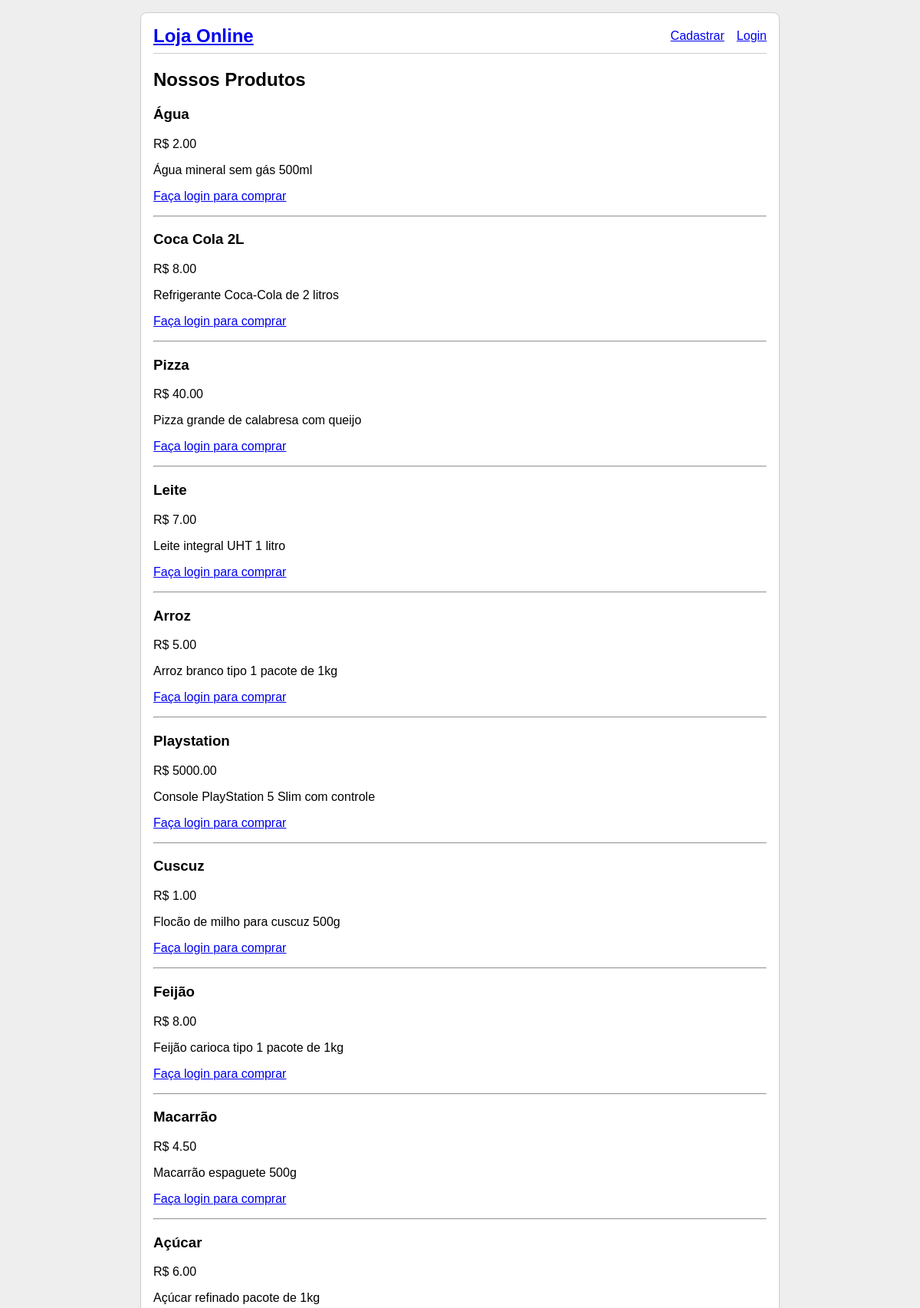
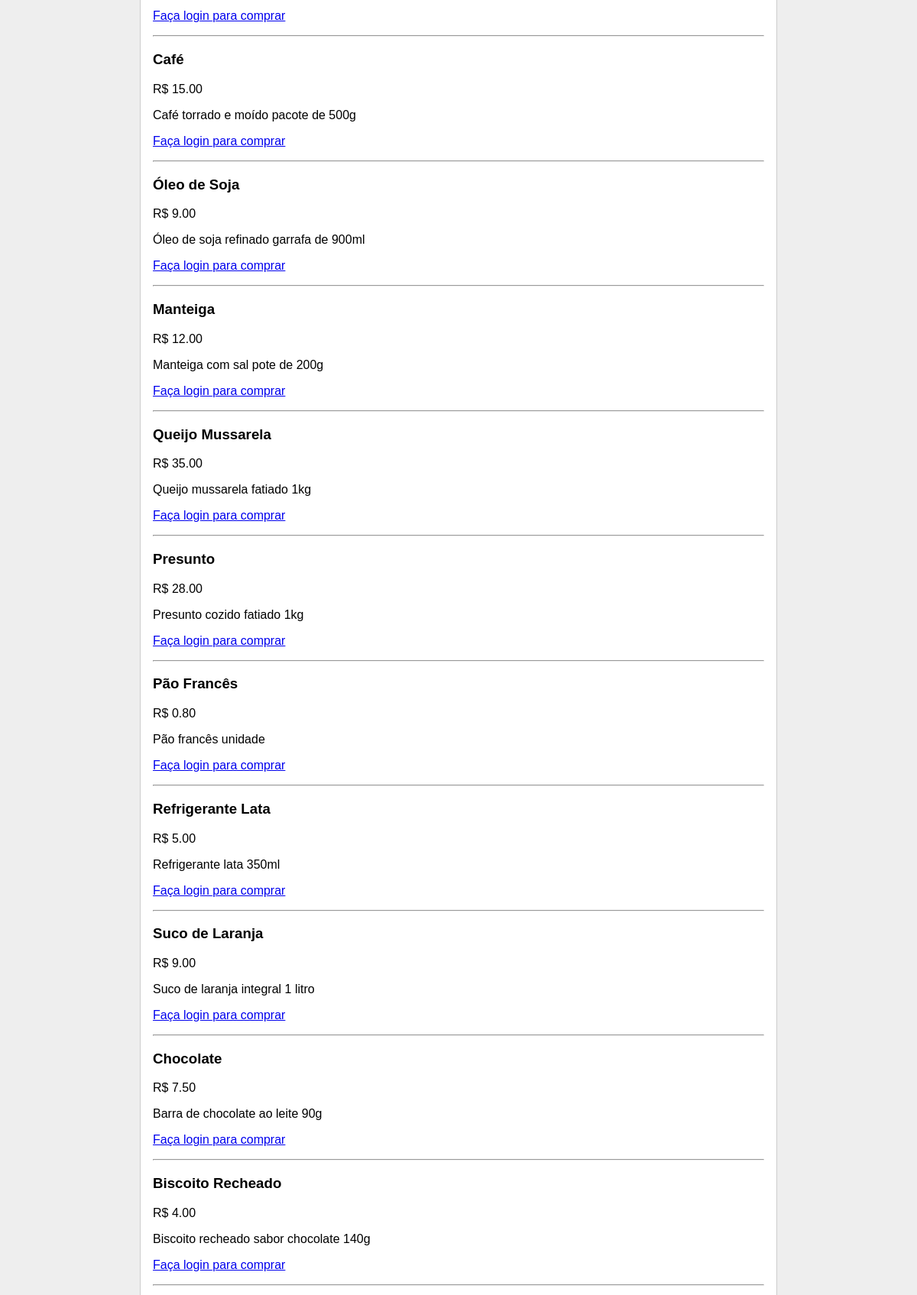
The page / (upper part) on the database its author committed (2 pictures, top to bottom).
### tables this page shows
CREATE TABLE product (
  id INTEGER PRIMARY KEY AUTOINCREMENT,
  name TEXT NOT NULL,
  description TEXT NOT NULL,
  price REAL NOT NULL
);

### app/shop.py (the view)
@bp.route('/')
def index():
    db = get_db()
    products = db.execute(
        'SELECT id, name, description, price FROM product'
    ).fetchall()
    return render_template('shop/index.html', products=products)

### app/auth.py (called while the page is built)
@bp.before_app_request
def load_logged_in_user():
    user_id = session.get('user_id')
    if user_id is None:
        g.user = None
    else:
        g.user = get_db().execute(
            'SELECT * FROM user WHERE id = ?', (user_id,)
        ).fetchone()

### app/db.py (called while the page is built)
def get_db():
    if 'db' not in g:
        g.db = sqlite3.connect(
            current_app.config['DATABASE'],
            detect_types=sqlite3.PARSE_DECLTYPES
        )
        g.db.row_factory = sqlite3.Row
    return g.db

### app/templates/shop/index.html (shortened to what this page needs)
{% extends 'base.html' %}
{% block header %}
  <h1>Nossos Produtos</h1>
{% endblock %}
{% block content %}
  <div class="products-grid">
    {% for product in products %}
      <article class="product">
        <header>
          <h3>{{ product['name'] }}</h3>
          <div class="price">R$ {{ "%.2f"|format(product['price']) }}</div>
        </header>
        <p>{{ product['description'] }}</p>
        {% if g.user %}
          <form action="#" method="post">
            <input type="hidden" name="product_id" value="{{ product['id'] }}">
            <input type="number" name="quantity" value="1" min="1" style="width: 60px;">
            <input type="submit" value="Adicionar ao Carrinho">
          </form>
        {% else %}
          <p><a href="{{ url_for('auth.login') }}">Faça login para comprar</a></p>
        {% endif %}
      </article>
      {% if not loop.last %}<hr>{% endif %}
    {% endfor %}
  </div>
{% endblock %}

### app/templates/base.html (shortened to what this page needs)
<!doctype html>
<html lang="pt-br">
<head>
  <link rel="stylesheet" href="{{ url_for('static', filename='style.css') }}">
</head>
<body>
  <nav>
    <h1><a href="{{ url_for('index') }}">Loja Online</a></h1>
    <ul>
      {% if g.user %}
        <li><span>Olá, {{ g.user['username'] }}</span></li>
        <li><a href="{{ url_for('shop.cart') }}">Meu Carrinho</a></li>
        <li><a href="{{ url_for('auth.logout') }}">Sair</a></li>
      {% else %}
        <li><a href="{{ url_for('auth.register') }}">Cadastrar</a></li>
        <li><a href="{{ url_for('auth.login') }}">Login</a></li>
      {% endif %}
    </ul>
  </nav>
  <section class="content">
    <header>
      {% block header %}{% endblock %}
    </header>
    {% block content %}{% endblock %}
  </section>
</body>
</html>

### app/static/style.css (style rules this page uses)
html { font-family: sans-serif; background: #eee; padding: 1rem; }
body { max-width: 800px; margin: 0 auto; background: white; padding: 1rem; border: 1px solid #ccc; border-radius: 0.5rem; }
nav { display: flex; align-items: center; justify-content: space-between; border-bottom: 1px solid #ccc; padding-bottom: 0.5rem; margin-bottom: 1rem; }
nav h1 { margin: 0; font-size: 1.5rem; }
nav ul { display: flex; list-style: none; margin: 0; padding: 0; }
nav ul li { margin-left: 1rem; }

### rows shown on the page
product: name "Água", price "2.00", description "Água mineral sem gás 500ml"
product: name "Coca Cola 2L", price "8.00", description "Refrigerante Coca-Cola de 2 litros"
product: name "Pizza", price "40.00", description "Pizza grande de calabresa com queijo"
product: name "Leite", price "7.00", description "Leite integral UHT 1 litro"
product: name "Arroz", price "5.00", description "Arroz branco tipo 1 pacote de 1kg"
product: name "Playstation", price "5000.00", description "Console PlayStation 5 Slim com controle"
product: name "Cuscuz", price "1.00", description "Flocão de milho para cuscuz 500g"
product: name "Feijão", price "8.00", description "Feijão carioca tipo 1 pacote de 1kg"
product: name "Macarrão", price "4.50", description "Macarrão espaguete 500g"
product: name "Açúcar", price "6.00", description "Açúcar refinado pacote de 1kg"
product: name "Café", price "15.00", description "Café torrado e moído pacote de 500g"
product: name "Óleo de Soja", price "9.00", description "Óleo de soja refinado garrafa de 900ml"
product: name "Manteiga", price "12.00", description "Manteiga com sal pote de 200g"
product: name "Queijo Mussarela", price "35.00", description "Queijo mussarela fatiado 1kg"
product: name "Presunto", price "28.00", description "Presunto cozido fatiado 1kg"
product: name "Pão Francês", price "0.80", description "Pão francês unidade"
product: name "Refrigerante Lata", price "5.00", description "Refrigerante lata 350ml"
product: name "Suco de Laranja", price "9.00", description "Suco de laranja integral 1 litro"
product: name "Chocolate", price "7.50", description "Barra de chocolate ao leite 90g"
product: name "Biscoito Recheado", price "4.00", description "Biscoito recheado sabor chocolate 140g"
